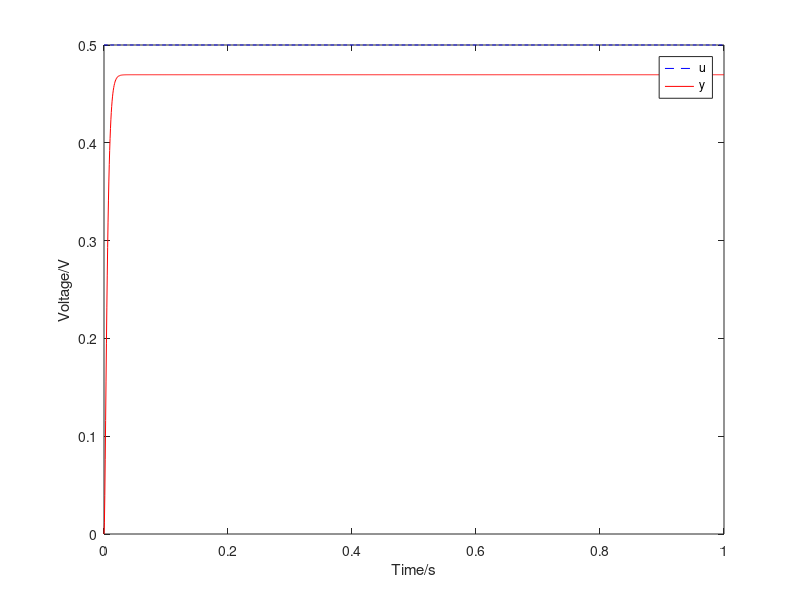

The MATLAB script that drew this image:
pkg load control;

clear;

R1=20e3;
R2=300e3;
K=1.03;
TE=1.3267e-3;
TM=0.0909;

G=tf([K*R2], [R1*TE*TM R1*(TE+TM) R1+K*R2]);
stepsize=0.5;

[y_unit t]=step(G,1);
y=y_unit*stepsize;
u=ones(length(t),1)*stepsize;

figure
plot(t,u,'b--',t,y,'r-')
legend('u','y');
xlabel('Time/s');
ylabel('Voltage/V');
